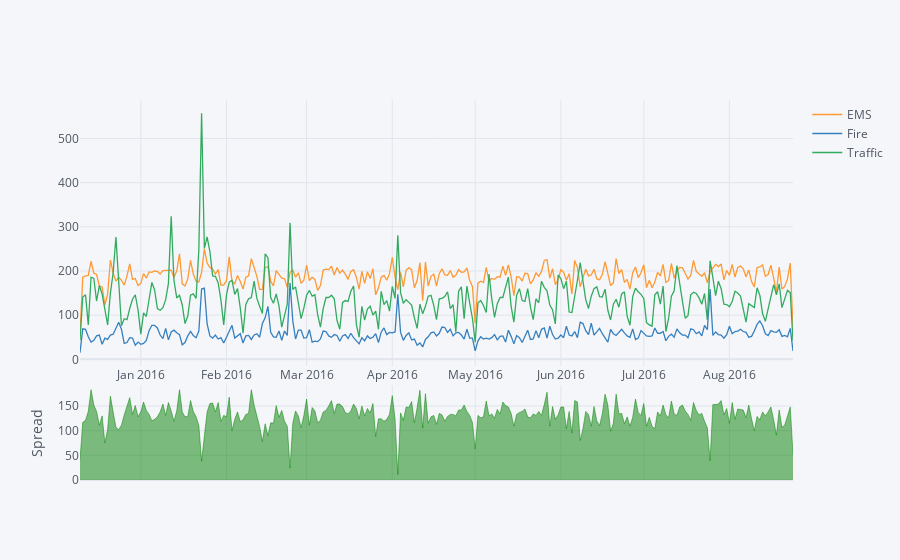

The code cell stored with this chart in its notebook:
### Code cell
gdf.iplot(kind='spread')

### Figure 1 — Plotly figure (JSON) as saved in the notebook; plotly's stock layout.template omitted (floating-point values rounded to 4 significant figures; data arrays with more than 128 entries replaced by an {"elided": "..."} marker saying what was removed)
{"data": [{"line": {"color": "rgba(255, 153, 51, 1.0)", "dash": "solid", "shape": "linear", "width": 1.3}, "mode": "lines", "name": "EMS", "text": "", "type": "scatter", "x": {"elided": "259 str values"}, "y": {"elided": "259 int values"}}, {"line": {"color": "rgba(55, 128, 191, 1.0)", "dash": "solid", "shape": "linear", "width": 1.3}, "mode": "lines", "name": "Fire", "text": "", "type": "scatter", "x": {"elided": "259 str values"}, "y": {"elided": "259 int values"}}, {"line": {"color": "rgba(50, 171, 96, 1.0)", "dash": "solid", "shape": "linear", "width": 1.3}, "mode": "lines", "name": "Traffic", "text": "", "type": "scatter", "x": {"elided": "259 str values"}, "y": {"elided": "259 int values"}}, {"connectgaps": false, "fill": "tozeroy", "line": {"color": "green", "dash": "solid", "shape": "linear", "width": 0.5}, "mode": "lines", "name": "Spread", "showlegend": false, "type": "scatter", "x": {"elided": "259 str values"}, "xaxis": "x2", "y": {"elided": "259 int values"}, "yaxis": "y2"}, {"connectgaps": false, "fill": "tozeroy", "line": {"color": "red", "dash": "solid", "shape": "linear", "width": 0.5}, "mode": "lines", "name": "Spread", "showlegend": false, "type": "scatter", "x": {"elided": "259 str values"}, "xaxis": "x2", "y": {"elided": "259 str values"}, "yaxis": "y2"}], "layout": {"hovermode": "x", "legend": {"bgcolor": "#F5F6F9", "font": {"color": "#4D5663"}}, "paper_bgcolor": "#F5F6F9", "plot_bgcolor": "#F5F6F9", "title": {"font": {"color": "#4D5663"}}, "xaxis": {"gridcolor": "#E1E5ED", "showgrid": true, "tickfont": {"color": "#4D5663"}, "title": {"font": {"color": "#4D5663"}, "text": ""}, "zerolinecolor": "#E1E5ED"}, "xaxis2": {"anchor": "y2", "gridcolor": "#E1E5ED", "showgrid": true, "showticklabels": false, "tickfont": {"color": "#4D5663"}, "title": {"font": {"color": "#4D5663"}, "text": ""}, "zerolinecolor": "#E1E5ED"}, "yaxis": {"domain": [0.3, 1], "gridcolor": "#E1E5ED", "showgrid": true, "tickfont": {"color": "#4D5663"}, "title": {"font": {"color": "#4D5663"}, "text": ""}, "zerolinecolor": "#E1E5ED"}, "yaxis2": {"domain": [0, 0.25], "gridcolor": "#E1E5ED", "showgrid": true, "tickfont": {"color": "#4D5663"}, "title": {"font": {"color": "#4D5663"}, "text": "Spread"}, "zerolinecolor": "#E1E5ED"}}}
